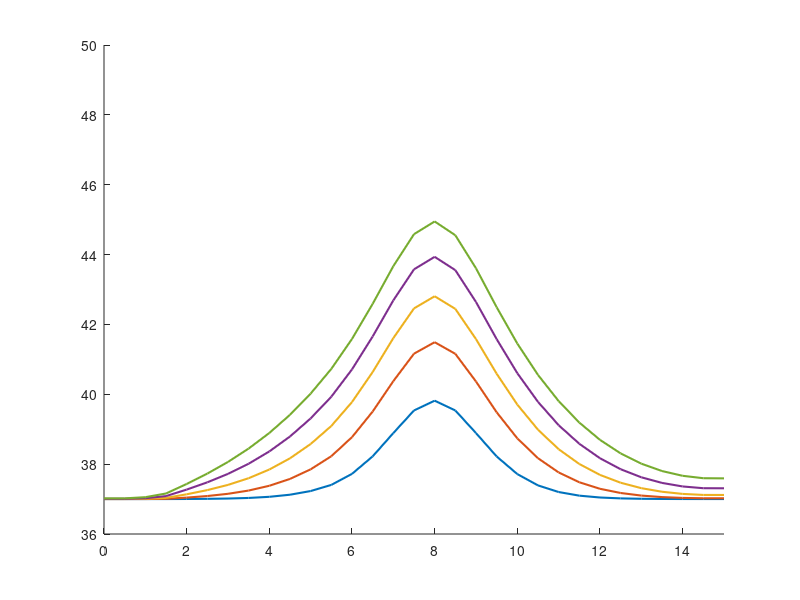

This chart was generated by the following MATLAB code: (Note: this script raises an error after producing the figure.)

%––––––––––––––––––––––––––––––––––––––––––––––––––––––––––––––––––––––––––––
% 1D hyperbolic bioheat w/ Gaussian tumor source, 3 skin layers, finer mesh
% and reduced dt for stability; snapshots at 2.5, 5, 7.5, 10 s in one plot.
%––––––––––––––––––––––––––––––––––––––––––––––––––––––––––––––––––––––––––––

clear; clc;

%% 1) DISCRETIZE TIME & SPATIAL DOMAINS
% Skin Layer thickness
L_epi = 0.0015;   % Epidermis (1.5 mm)
L_derm = 0.0035;  % Dermis (3.5 mm)
L_subq = 0.01;    % Subcutaneous (10 mm)
Lx = L_epi + L_derm + L_subq; % Domain Length

x_ast  = 0.008;   % [m]   Tumor center (midpoint of 0.05 m)

dx     = 0.0005;  % [m]   Spatial step → now 21 nodes from 0 to 0.05
dt     = 0.015;    % [s]   Time step (smaller for stability)
max_time = 10;   % plot up to 10s
time_steps = round(max_time/dt) + 1; % ensures we reach exactly 10 s: (n−1)*dt = 10
time = 0:dt:max_time+dt;

x  = 0:dx:Lx;          % x = [0, 0.0025, 0.005, …, 0.05]
nx = numel(x);

% Define Layers
layer = zeros(1, nx);
layer(x <= L_epi) = 1;                                  % Epidermis
layer(x > L_epi & x <= L_epi + L_derm) = 2;             % Dermis
layer(x > L_epi + L_derm) = 3;                          % Subcutaneous

% Find index of tumor center (closest grid point to x_ast)
[~, iTumor] = min(abs(x - x_ast));

%% 2) CONSTANTS AND PARAMETERS
% ------------ Physical Parameters ------------
% Skin Layer params
rho    = [1150 1116 900];   % [kg/m^3]  Tissue density (layers)
c      = [3590 3300 2500];  % [J/(kg·°C)]  Tissue specific heat
k      = [0.2 0.45 0.3];    % [W/(m·°C)]  Thermal conductivity
k_star = [0.1 0.1 0.1];     % [W/(m·°C·s)]  Hyperbolic‐term coefficient

% Blood params
h      = 4.5;     % [W/(m^2·°C)]    Convective coefficient at boundaries
wb     = 0.0098;  % [1/s]           Blood perfusion
rho_b  = 1056;    % [kg/m^3]        Blood density
cb     = 4000;    % [J/(kg·°C)]     Blood specific heat

Qm0    = 50.65;   % [W/m^3]         Metabolic heat (uniform)
Tb     = 37;      % [°C]            Arterial blood temperature
Tl     = [37 37 37];      % [°C]    Ambient/tissue reference
T0     = 37;      % [°C]            Initial tissue temperature

% ------------ Gaussian‐source parameters ------------
% Q_r(i) = rho * S * P * exp( -a0*( x(i) - x_ast )^2 )
S      = 15;       % “per‐kg” scaling factor
P      = 35;      % “power” factor (tune as needed)
a0     = 1e6;   % [1/m]  Gaussian width control

% ------------ Water vaporization and diffusion ------------
Da = 2.5e-5;    % m^2/s (air)
Mw = 0.018;     % kg/mol
Ra = 8.314;     % J/mol·K
Tw = 306;       % K (~33°C)
Pw = 5600;      % Pa (sat. vapor pressure at 33°C)
RH = 0.5;       % Relative humidity (fraction)
delta = 1e-4;   % m
c_air = 1005;   % J/kg·K
Df = [2e-9 2e-9 2e-9];  % m^2/s
cw = 4180;      % J/kg°C
rho_s = 1100;   % kg/m^3
rho_c = 1000;   % kg/m^3
nabla_r2 = (Lx/3)^2;

% ---------- Hyperbolic relaxation times ---------------
tau_q = 10;   % [s]
tau_T = 20;   % [s]
tau_v = 1;   % [s]

%% 3) INITIALIZE STORAGE FOR “SNAPSHOTS”
% Snapshot times (in seconds) and their corresponding loop‐indices
snapshot_times = linspace(2,max_time,5); % [2.5, 5.0, 7.5, 10.0];
snap_idx = round(snapshot_times/dt) + 1;
% e.g., 2.5/0.01 = 250 → +1 = 251 ⇒ t = (251−1)*0.01 = 2.50 s

T_snapshots = zeros(nx, numel(snapshot_times));  
% Each column j holds T(x) at t = snapshot_times(j)

% Tumor temp array
T_tumor = zeros(1, time_steps);

% --------- Initialize temperature fields at t=0 -------------
T     = ones(nx,1) * T0;  
T_new = T;   
dTdt   = zeros(nx,1);
d2Tdt2 = zeros(nx,1);

%% 4) TIME‐MARCHING LOOP
for n = 1:time_steps

    % (a) Update interior nodes i=2:(nx−1)
    for i = 2:(nx-1)
        L = layer(i);

        % (b) Calculate Heat Source values for given spatial step
        % Metabolic Heat Source:
        Qm = Qm0 * (1 + (Tl(L) - T0)/10);         % [W/m^3] metabolic

        % Water diffusion:
        Qd = (Df(L) * cw * (rho_s - rho_c) / nabla_r2) * (T(i) - Tl(L));
        
        % Blood Perfusion (dermis, subq):
        if L > 1
            Qb = wb * rho_b * cb * (Tb - Tl(L));      % [W/m^3] perfusion (constant)
        else
            Qb = 0;
        end

        % Water vaporization (epidermis only)
        if L == 1
            Delta_m = (Da*Mw/(Ra*Tw)) * (Pw/Tw) * RH/(delta*c_air);
            Delta_Hvap = 2400e3; % J/kg
            Qv = Delta_m * Delta_Hvap / (delta * c_air);
        else 
            Qv = 0;
        end

        % Gaussian tumor heat source at node i:
        Qr = rho(L) * S * P * exp( -a0 * (x(i) - x_ast)^2 );  

        % Add up all heat sources to consolidate
        Q_tot = Qm + Qd + Qb + Qv + Qr;

        % 2nd‐spatial derivative (finite difference)
        d2Tdx2 = (T(i+1) - 2*T(i) + T(i-1)) / dx^2;

        % Hyperbolic bioheat terms:
        dTdt(i)   = (k(L)*d2Tdx2 + Q_tot) / (rho(L) * c(L));
        d2Tdt2(i) = (k_star(L)*d2Tdx2) / (rho(L) * c(L));

        % Update temperature at node i (eq. 7):
        T_new(i) = T(i) + dt * ( ...
           dTdt(i) + tau_q*dTdt(i) ...
         - tau_T*d2Tdt2(i) ...
         + (k(L) + k_star(L)*tau_v)*dTdt(i) );
    end

    % (c) Convective (Robin) BC at left boundary (i = 1):
    T_new(1) = (h*dx*Tl(1) + k(L) * T_new(2)) / (h*dx + k(L));

    % (d) Convective (Robin) BC at right boundary (i = nx):
    T_new(nx) = (h*dx*Tl(end) + k(L) * T_new(nx-1)) / (h*dx + k(L));

    % (e) Advance to next timestep
    T = T_new;

    % (f) If current “t” matches any snapshot index, store T(x)
    idx_this = find(snap_idx == n);
    if ~isempty(idx_this)
        T_snapshots(:, idx_this) = T;
    end

    % (g) Store T at tumor location
    T_tumor(n) = T_new(iTumor);
end

%% 5) PLOT ALL T(x) PROFILES IN A SINGLE FIGURE
figure('Position',[200,200,800,500]);
hold on;

colors = lines(numel(snapshot_times));  
for j = 1:numel(snapshot_times)
    plot(x*1000, T_snapshots(:,j), 'Color', colors(j,:), 'LineWidth',1.5, ...
         'DisplayName', sprintf('t = %.1f s', snapshot_times(j)));
end

ylim([36 50])
xlim([0 Lx*10^3])
xline(0, '-',{'Epiderm'},'HandleVisibility','off','Fontsize',16)
xline((L_epi)*10^3,'-',{'Derm'},'HandleVisibility','off','Fontsize',16)
xline((L_epi+L_derm)*10^3,'-',{'Subcutaneous'},'HandleVisibility','off','Fontsize',16)
xline(x_ast*10^3,'-r',{'Tumor'},'LineWidth',5,'HandleVisibility','off','Fontsize',20)
xlabel('Distance (mm)','Fontsize',16);
ylabel('Temperature (°C)','Fontsize',16);
title(['Temperature Profile T(t=10s,x), Various times'],'Fontsize',20);
legend('Location','northeast','FontSize',12);
grid on;
hold off;

%% 6. PLOT: TUMOR TEMPERATURE VS TIME
figure;
plot(time(1:length(T_tumor)), T_tumor, 'r', 'LineWidth', 2);
xlim([0 10])
ylim([36 50])
xlabel('time (s)','Fontsize',16);
ylabel('Temperature (°C)','Fontsize',16);
title('Temperature at Tumor Location vs. Time','FontSize',20);
grid on;
